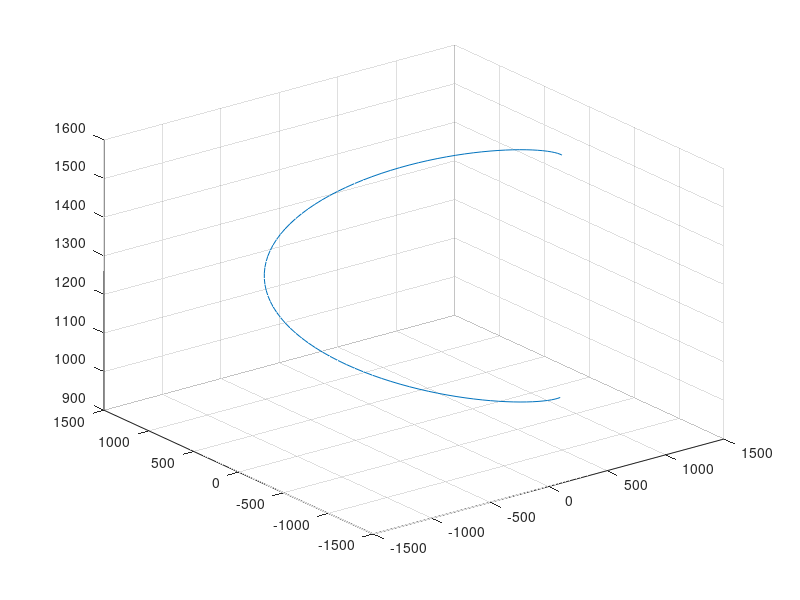

The MATLAB source for this figure:
Z2 = 1.724025390625000e+03;
Z3 = 9.999995727539062e+02;
%lowlim = -204.27/180*pi;
lowlim = -(130+180)/180*pi;
upperlim = pi/6;
deltaZ = Z2-Z3;
t = lowlim:pi/50:upperlim;
% reason for tims 0.8 is the height of start of loiter phase is lower than
% end of that of phase 1
M = (0.8*deltaZ)/abs(lowlim - upperlim);
st = 1016*cos(t);
ct = -1016*sin(t);
plot3(st,ct,M*t+(0.8*deltaZ + Z3-M*abs(upperlim)))
grid on

